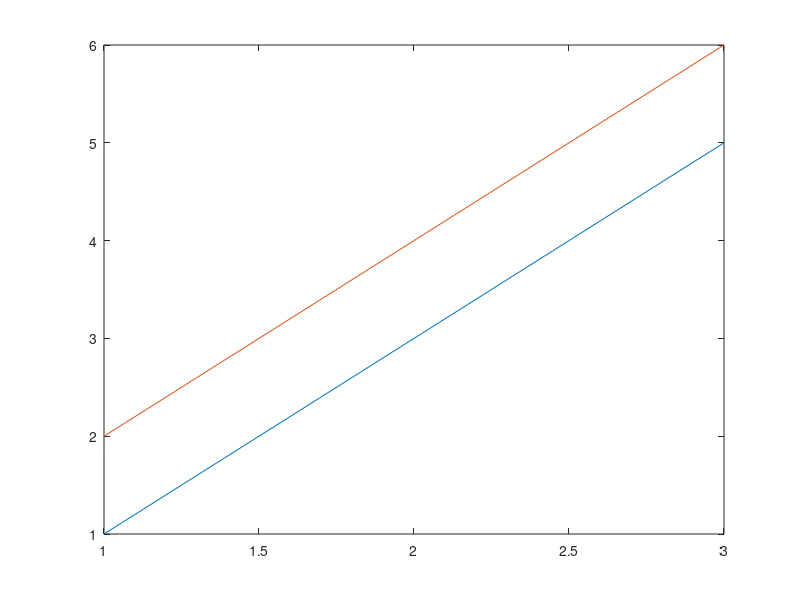

The MATLAB script that drew this image: (Note: this script raises an error after producing the figure.)
% covers: 9 - plot of a 3x2 matrix draws one line per column: the saved SVG holds two polylines
% Item 9 as the spec writes it, the file named after the case. The SVG is
% read back and deleted before anything is asserted about it.
plot([1 2; 3 4; 5 6]);
saveas(gcf, 'plot_matrix_columns.svg');
s = fileread('plot_matrix_columns.svg');
delete('plot_matrix_columns.svg');
disp(numel(strfind(s, '<polyline')))
